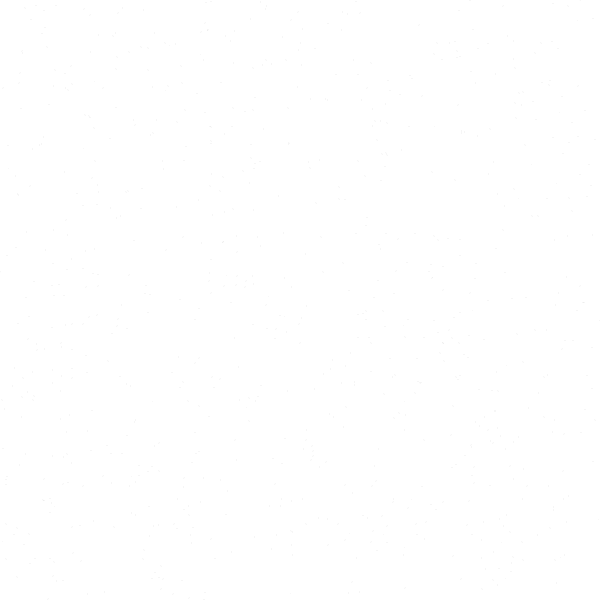
Frame 1 (no input)
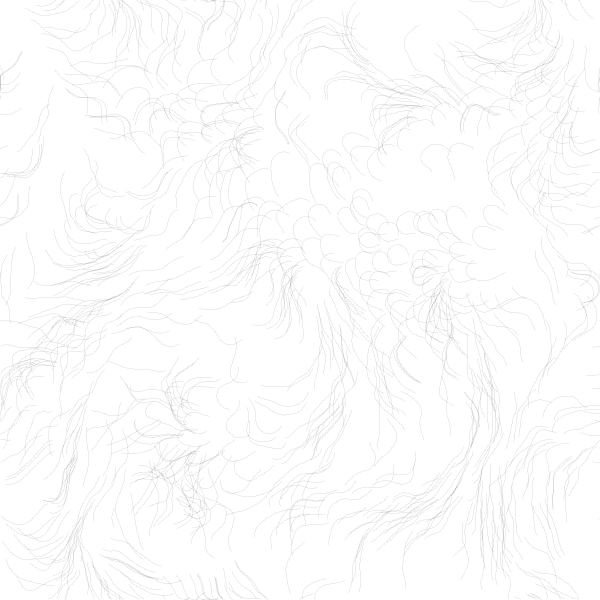
Frame 60 (the mouse pressed at the canvas centre just before this capture)
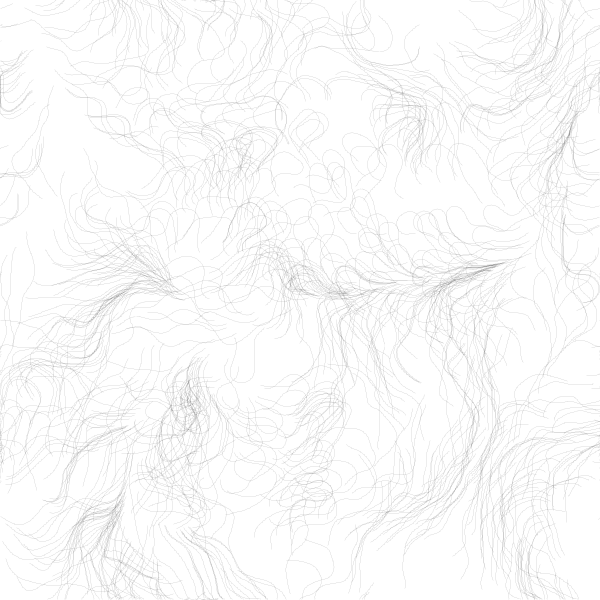
Frame 120 (the mouse held since frame 60 and released just before this capture)

The Processing sketch that drew these frames (run headless with seeded random() and noise(); from frame 60 on, the mouse is pressed at the canvas centre):

// Processing sketch: Noise_flowfield
// ── Noise_flowfield.pde
int no = 800;
float zoff = 0.0;  
float[] px = new float[no];
float[] py = new float[no];

void setup() {
    size(600, 600);
    for (int i = 0; i<no; i++) {
        px[i] = random(600);   
        py[i] = random(600);
    }   
    background(255);
    smooth();
}

void draw() {
    noStroke();
    stroke(0, 10);
    for (int i = 0; i<no; i++) {
        float z = noise(px[i] * 0.005, py[i] * 0.005, zoff) * TWO_PI * 2.0;
        if (px[i] > width) px[i] = 0;
        if (px[i] < 0) px[i] = width;
        if (py[i] > height) py[i] = 0;
        if (py[i] < 0) py[i] = height;
        px[i] += cos(z);
        py[i] += sin(z);
        line(px[i], py[i], px[i]+cos(z), py[i]+sin(z));
    }
    zoff+=0.01;
}
